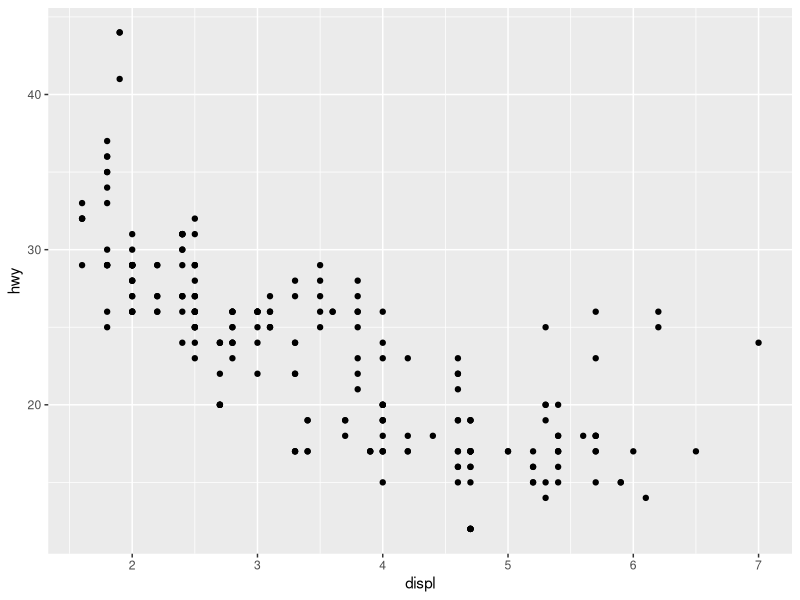
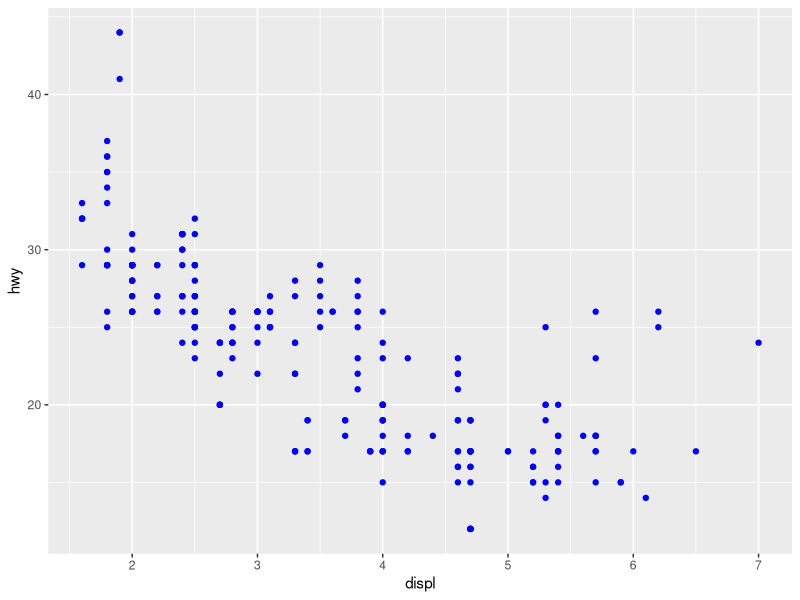

Write R code to recreate these figures, in order. (Note: this script raises an error after producing the figures.)
## ---- chunk 1
knitr::opts_chunk$set(echo = TRUE, warning = FALSE, message = FALSE)
## ---- chunk 2
library(tidyverse)
## ---- chunk 3
mpg %>% 
  ggplot(aes(displ, hwy)) + 
  geom_point()
## ---- chunk 4
mpg %>% 
  ggplot(aes(displ, hwy)) + 
  geom_point(color = "blue")
## ---- chunk 5
sessioninfo::session_info()
